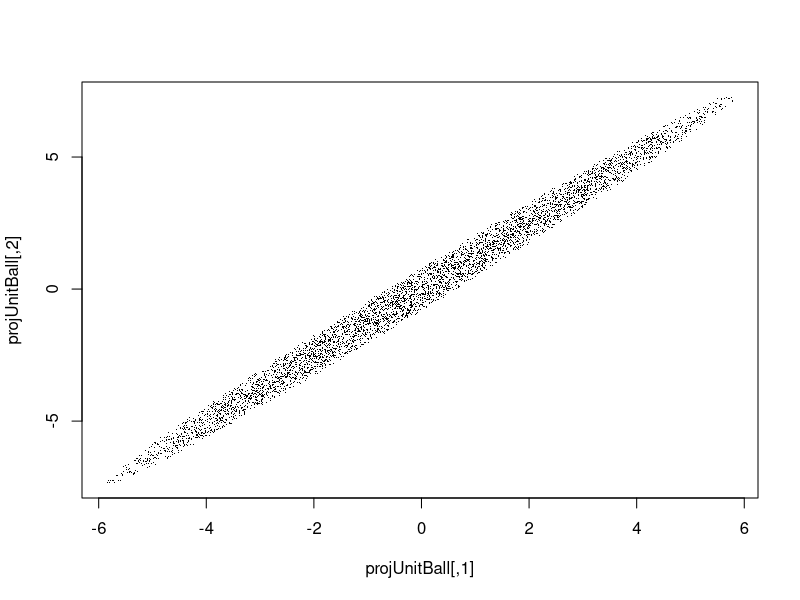
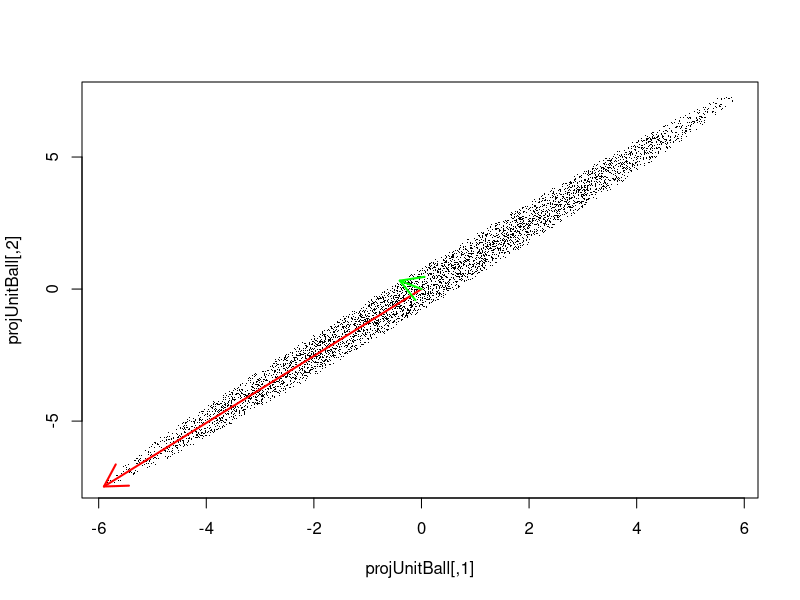

Source code (R) for these figures, in order:
## ---- chunk 1
knitr::opts_chunk$set(echo = TRUE)
## ---- chunk 2
A <- matrix(1:6,ncol=3)
A

SVD <- svd(A, nu=2, nv=3)
Sigma <- cbind(diag(SVD$d),0)
U <- SVD$u
V <- SVD$v
A - U %*% Sigma %*% t(V)
## ---- chunk 3
N <- 1e4
p <- 3
unitBall <- matrix(runif(N * p, -1, 1), nrow=3)
unitBall <- unitBall[,apply(unitBall^2, 2, sum) < 1]
unitBall[,1:4]
## ---- chunk 4
projUnitBall <- t(A %*% unitBall)
plot(projUnitBall,pch=".")
## ---- chunk 5
v1 <- (A %*% V)[,1]
v2 <- (A %*% V)[,2]
plot(projUnitBall,pch=".")
arrows(0,0,v1[1],v1[2],col="red",lwd=2)
arrows(0,0,v2[1],v2[2],col="green",lwd=2)
## ---- chunk 6
X  <- matrix(c(10^9, -1, -1, 10^(-5)), 2, 2)
beta <- c(1,1)
y <- X %*% beta
Xinv <- solve(X)
Xinv %*% y
## ---- chunk 7
XtXinv <- solve(t(X) %*% X, tol=0)
Xty <- t(X) %*% y
XtXinv %*% Xty
## ---- chunk 8
set.seed(1)
n <- 1e4; p <- 6
X <- matrix(rnorm(n*p), ncol = p)
X[,1] <- X[,1] * (0.01) + X[,2] * (0.99)
b <- c(1,2,3,4,5,6)
epsilon <- rnorm(n)
y <- X %*% b + epsilon
## ---- chunk 9
svd_output <- svd(X)
U <- svd_output[["u"]]
V <- svd_output[["v"]]
sigma <- svd_output[["d"]]
## ---- chunk 10
t(V) %*% V
## ---- chunk 11
round(t(V) %*% V, 10)
## ---- chunk 12
{
  cat("Dimension of X: ")
  cat(paste(dim(X), collapse = " by "))
  
  cat("\nDimension of U: ") 
  cat(paste(dim(U), collapse = " by "))
  
  cat("\nDimension of V: ")
  cat(paste(dim(V), collapse = " by "))
  
  cat("\nLength of singular values: ")
  cat(length(sigma))
}
## ---- chunk 13
lm.fit(X, y)$coefficients
## ---- chunk 14
V %*% diag(1 / sigma) %*% t(U) %*% y
## ---- chunk 15
N <- 100000                     # number of experiments to run
norms <- rep(0, length=N)       # empty vector to store results in 
for (i in seq_len(N))
{
  v <- runif(6)                 # take a random vector of size 6
  v <- v / sqrt(sum(v^2))       # normalize its length so that it is in the l2 unit ball
  norms[i] <- sum((X %*% v)^2)  # take norm of Xv and store in the object `norms`
}
## ---- chunk 16
sigma[length(sigma)]^2
## ---- chunk 17
sigma[1]^2
## ---- chunk 18
range(norms)
## ---- chunk 19
v <- V[, 6]
cat("||v||_2^2  is equal to ", sum(v^2), "\n")
cat("||Xv||_2^2 is equal to ", sum((X %*% v)^2), "\n")
